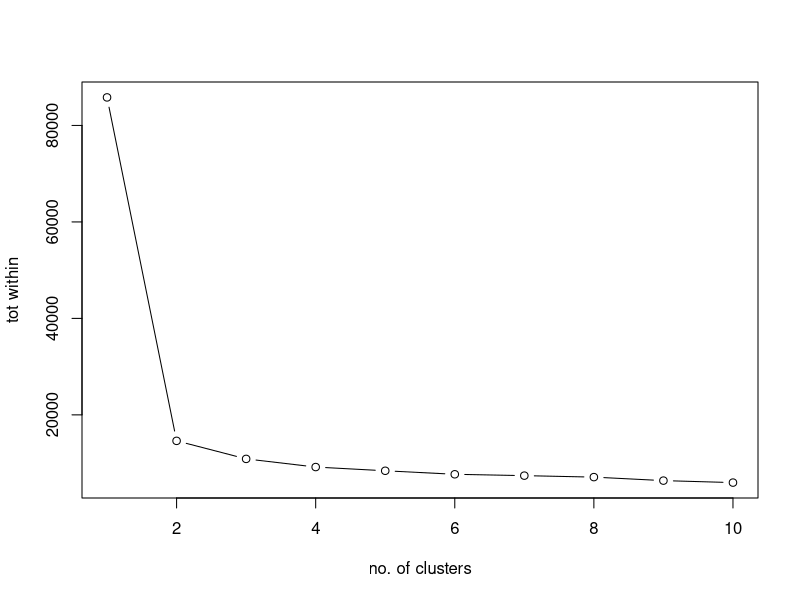
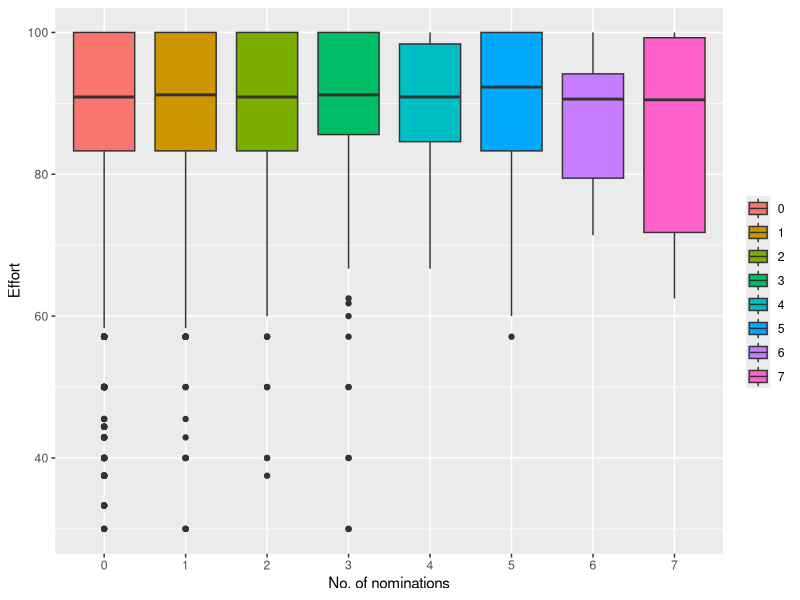
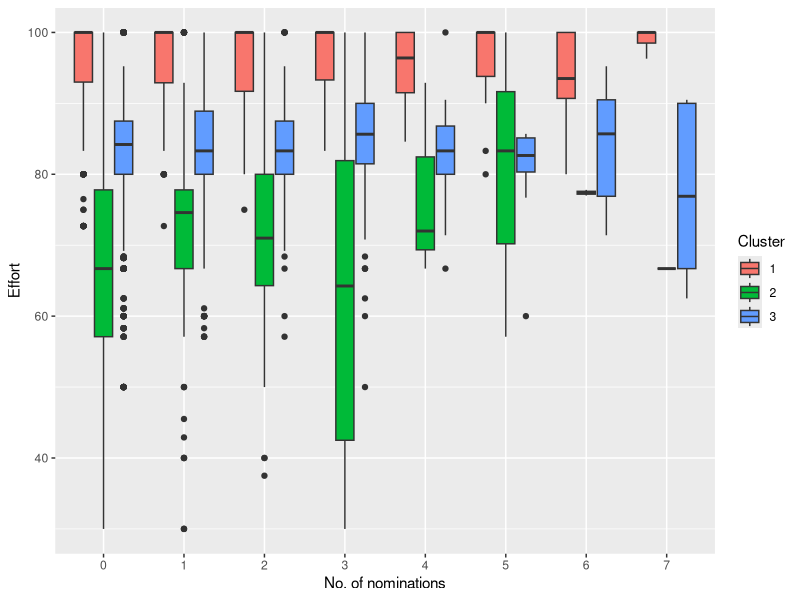

Generate these figures, in order, with R: (Note: this script raises an error after producing the figures.)
library("ggplot2")
library(viridis)
library(dplyr)
library(nnet)
set.seed(18031)

#Reading the data
rfmm <- read.csv("./Data/Reward Received to Analytics.csv")
head(rfmm)
str(rfmm)
rfmm$No..of.Times.Nominated <- as.numeric(rfmm$No..of.Times.Nominated)
colSums(is.na(rfmm))
aa <- rfmm
str(aa)

## Scaling data
rfmm <- rapply(rfmm, scale, class = c("numeric", "integer"), how = "replace")
str(rfmm)

## Finding the optimum number of clusters
nocl <- sum((nrow(rfmm[,c(-1,-6)])-1)*var(rfmm[,c(-1,-6)]))
for (i in 2:10) {
  nocl[i] <- kmeans(rfmm[,c(-1,-6)], centers = i, iter.max = 1000)$tot.withinss
}
nocl
plot(1:10, nocl, type="b", xlab = "no. of clusters", ylab = "tot within")

# 3 Clusters seem appropriate
ak <- kmeans(rfmm[,c(-1,-6)], centers = 3, iter.max = 1000, nstart = 25)
a1 <- cbind(aa, ak$cluster)
str(a1)

# Box plot showing nominations vs efforts. There doesn't seem to be any correlation. But let's check the  cluster wise
ggplot(aa, aes(y= Effort, x = as.factor(No..of.Times.Nominated), fill = as.factor(a1$No..of.Times.Nominated))) + geom_boxplot() + xlab("No. of nominations") + scale_fill_discrete(name = "")
# Boxplot showing the distribution of the cluster
ggplot(aa, aes(y= Effort, x = as.factor(No..of.Times.Nominated), fill = as.factor(a1$`ak$cluster`))) + geom_boxplot() + xlab("No. of nominations") + scale_fill_discrete(name = "Cluster")


# Checking if no .of nominations for clusters are different or not
tbl = table(a1$`ak$cluster`, a1$No..of.Times.Nominated)
tbl
chisq.test(tbl)
# There is no support that more usage of thanks can actually increase managerial effectiveness

# Another way to test using multinomal regression
# a1$`ak$cluster` <- relevel(as.factor(a1$`ak$cluster`), ref = "3")
# test <- multinom(a1$`ak$cluster` ~ a1$No..of.Times.Nominated)
# summary(test)
# z <- summary(test)$coefficients/summary(test)$standard.errors
# z
# p <- (1 - pnorm(abs(z), 0, 1))*2
# p # all p values are insignificant

clus1 <- subset(a1, a1$"ak$cluster"==1) ## This is read as subset of a1 where a1$column name is equal to 1
summary(clus1)## This is cluster 1 of people who have have never been nominated and still have a mid level score of manager recognition
nrow(clus1)
 
clus2 <- subset(a1, a1$`ak$cluster` == 2)
summary(clus2) # Similarly we can name other clusters based on observations
nrow(clus2)

clus3 <- subset(a1, a1$`ak$cluster` == 3)
summary(clus3)
nrow(clus3)

# Writing this to a csv
write.csv(a1, "./Output/kmeans4.csv")
